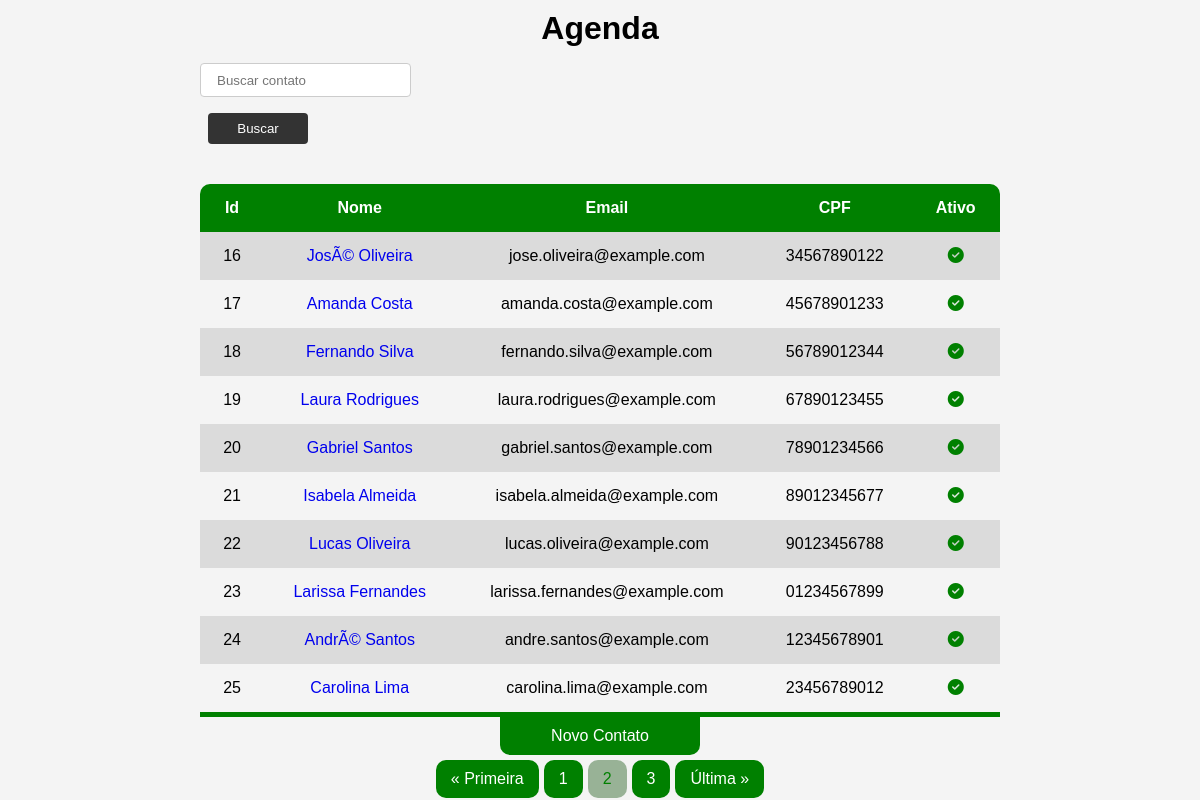
Screenshot of /?search=&page=2 with the database file from the repository.
### contatos/models.py (models this page shows, shortened)
class Contatos(models.Model):
    nome = models.CharField(max_length=255)
    cpf = models.CharField(max_length=11)
    email = models.EmailField()
    telefone = models.IntegerField()
    altura = models.DecimalField(max_digits=3, decimal_places=2)
    descricao = models.TextField()
    data_nascimento = models.DateField()
    ativo = models.BooleanField()
    foto_url = models.URLField(default='https://via.placeholder.com/150')
    class Meta:
        verbose_name_plural = 'Contatos'

### contatos/views.py (the view)
# urls.py: path('', views.index, name='home'),
def index(request):
    contatos_list = Contatos.objects.filter(ativo=True).order_by('id')
    paginator = Paginator(contatos_list, 10)
    page_number = request.GET.get('page')
    contatos = paginator.get_page(page_number)
    return render(request, 'pages/index.html', {'contatos':contatos})

### contatos/templates/pages/index.html (shortened to what this page needs)
{% load static %}
<!DOCTYPE html>
<html lang="pt-br">
  <head>
    <link
      rel="stylesheet"
      href="https://cdnjs.cloudflare.com/ajax/libs/font-awesome/6.3.0/css/all.min.css"
    />
    <link rel="stylesheet" href="{% static 'style.css'%}" />
  </head>
  <body>
    <h1>Agenda</h1>
    <form action="{% url 'busca' %}">
      <input
        id="search-bar"
        type="text"
        name="search"
        placeholder="Buscar contato"
      />
      <button id="btn-search" type="submit">Buscar</button>
    </form>
    <table>
      <thead>
        <tr>
          <th>Id</th>
          <th>Nome</th>
          <th>Email</th>
          <th>CPF</th>
          <th>Ativo</th>
        </tr>
      </thead>
      <tbody>
        {% for contato in contatos %}
        <tr>
          <td>{{contato.id}}</td>
          <td><a href="{% url 'contato' contato.id %}">{{contato.nome}}</a></td>
          <td>{{contato.email}}</td>
          <td>{{contato.cpf}}</td>
          {% if contato.ativo == True %}
          <td><i id="checked" class="fa-solid fa-circle-check"></i></td>
          {% else %}
          <td><i id="unchecked" class="fa-solid fa-circle-xmark"></i></td>
          {% endif %}
        </tr>
        {% endfor %}
      </tbody>
    </table>
    <a id="adicionar" href="{% url 'create' %}">Novo Contato</a>
    <div class="pagination">
      {% if contatos.has_previous %}
      <a href="?search={{q}}&page=1">&laquo; Primeira</a>
      <a href="?search={{q}}&page={{ contatos.previous_page_number }}"
        >{{ contatos.previous_page_number }}</a
      >
      {% endif %}
      <span class="current-page">{{ contatos.number }}</span>
      {% if contatos.has_next %}
      <a href="?search={{q}}&page={{ contatos.next_page_number }}"
        >{{ contatos.next_page_number }}</a
      >
      <a href="?search={{q}}&page={{ contatos.paginator.num_pages }}"
        >Última &raquo;</a
      >
      {% endif %}
    </div>
  </body>
</html>

### templates/static/style.css (style rules this page uses)
* { margin: 0; padding: 0; box-sizing: border-box; font-family: Verdana, Geneva, Tahoma, sans-serif; text-decoration: none; }
body { background-color: #f4f4f4; }
h1 { text-align: center; margin: 10px 0; }
table { width: 800px; margin: 40px auto 0px auto; border-collapse: collapse; text-align: center; border-radius: 10px 10px 0 0; overflow: hidden; position: relative; }
thead > tr { background-color: green; color: white; }
tr > th, tr > td { padding: 15px 20px; }
tbody > tr:nth-last-of-type(even) { background-color: rgba(0, 0, 0, 0.100); }
tbody > tr:last-of-type { border-bottom: 5px solid green; }
#checked { color: green; background-color: rgba(0, 128, 0, 0.100); border-radius: 50%; }
#adicionar { width: 200px; margin: 0 auto; display: flex; justify-content: center; align-items: center; gap: 10px; border-radius: 0 0 10px 10px; background-color: green; color: white; padding: 10px 0; text-decoration: none; }
.pagination { display: flex; width: 800px; margin: 5px auto; gap: 5px; justify-content: center; }
.pagination > a, .pagination > span { background-color: green; padding: 10px 15px; color: white; border-radius: 10px; }
.pagination > .current-page { background-color: rgba(6, 73, 0, 0.39); color: green; }
form { width: 800px; margin: 0 auto; justify-content: center; }
form > input { height: 2rem; padding: 0 2px; }
button { width: 100px; height: 2rem; }
#search-bar { display: flex; justify-content: center; align-items: center; margin: 1rem 0; padding: 1rem; }
#btn-search { background-color: #333; color: white; border: none; border-radius: 4px; padding: 0.5rem; cursor: pointer; height: fit-content; margin-left: 0.5rem; }
input, textarea { border: 1px solid #ccc; border-radius: 4px; padding: 0.5rem; }

### rows the page displays
Contatos: id "16", nome "JosÃ© Oliveira", email "jose.oliveira@example.com", cpf "34567890122", ativo True (drawn)
Contatos: id "17", nome "Amanda Costa", email "amanda.costa@example.com", cpf "45678901233", ativo True (drawn)
Contatos: id "18", nome "Fernando Silva", email "fernando.silva@example.com", cpf "56789012344", ativo True (drawn)
Contatos: id "19", nome "Laura Rodrigues", email "laura.rodrigues@example.com", cpf "67890123455", ativo True (drawn)
Contatos: id "20", nome "Gabriel Santos", email "gabriel.santos@example.com", cpf "78901234566", ativo True (drawn)
Contatos: id "21", nome "Isabela Almeida", email "isabela.almeida@example.com", cpf "89012345677", ativo True (drawn)
Contatos: id "22", nome "Lucas Oliveira", email "lucas.oliveira@example.com", cpf "90123456788", ativo True (drawn)
Contatos: id "23", nome "Larissa Fernandes", email "larissa.fernandes@example.com", cpf "01234567899", ativo True (drawn)
Contatos: id "24", nome "AndrÃ© Santos", email "andre.santos@example.com", cpf "12345678901", ativo True (drawn)
Contatos: id "25", nome "Carolina Lima", email "carolina.lima@example.com", cpf "23456789012", ativo True (drawn)

### other values shown
{{ contatos.previous_page_number }} "1"
{{ contatos.number }} "2"
{{ contatos.next_page_number }} "3"
